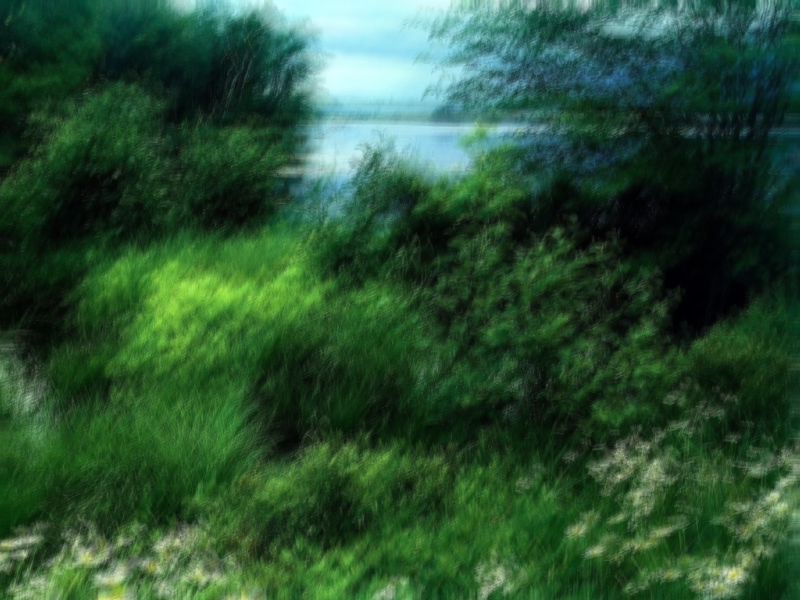
%> input picture hai_deblur_test3/image/grass_blur_using_Levin01_04_27.png, 800 x 600 px
$ octave demo.m   (GNU Octave 9; MATLAB toolbox functions it lacks are replaced by stand-ins)
%> lines starting %> are read from the running program, lines starting %| are printed output that depends on the picture
### hai_deblur_test3/patchSelection.m
function [pxmin,pxmax,pymin,pymax] = patchSelection(img, ksize,times)
%> called with img = 'image/grass_blur_using_Levin01_04_27.png', ksize = 25, times = 16

I = imread(img);
%> I is the input picture: size 600x800x3 uint8; mean R, G, B 42.8, 80.7, 51.7
Igray = rgb2gray(I);
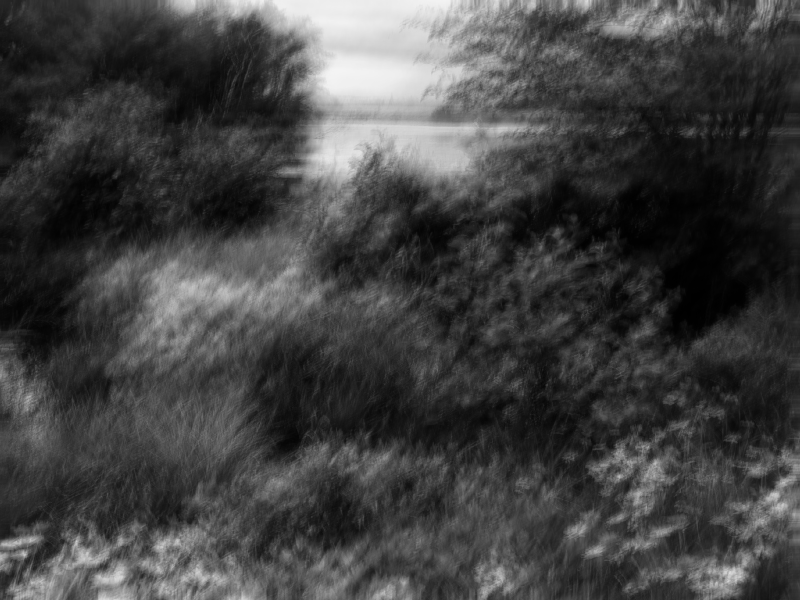
%> Igray: size 600x800 uint8; min 0, max 244, mean 66.1
y = im2double(Igray);

% figure;imshow(I,'InitialMagnification','fit');

% ksize = 25;
psize = ksize * times;

% calculate the gradients
% derivative filters
dx = [-1 1; 0 0];
dy = [-1 0; 1 0];

gradient{1} = conv2(y, dx, 'valid');
gradient{2} = conv2(y, dy, 'valid');

fp = 0;
fpmax = fp;
pxmin=0;
pxmax=0;
pymin=0;
pymax=0;

% calculate all confidences based on defined step
% pixAxis = offset + scale*(confAxis-1)
stepConf = floor(ksize);
[confs,offset,scale]=calconfidence(gradient,ksize,stepConf);
%> in calconfidence, `[rows,cols] = size(gradient{1});`: rows = 599; cols = 799
%> in calconfidence, `cfrows = ceil((rows-2*width)/step);`: cfrows = 22
%> in calconfidence, `cfcols = ceil((cols-2*width)/step);`: cfcols = 30
%> in calconfidence, `confidence = zeros(cfrows,cfcols);`: confidence: size 22x30 double; every value is 0
%> the loop in calconfidence, `for row = width:step:(rows-width)` made 22 passes
%> row on passes 1 to 12: 25, 50, 75, 100, 125, 150, 175, 200, 225, 250, 275, 300
%> offset = 25; scale = 25

[rows,cols] = size(gradient{1});
%> rows = 599; cols = 799

stepPatch = floor(psize/3);
row=0;
col=0;

% tic
% go through all patches in a image
for row=psize:stepPatch:rows
    for col=psize:stepPatch:cols

        % pixAxis = offset + scale*(confAxis-1)
        xmin=row-psize+1;
        if xmin == 1
            cfxmin = 1;
        else
            cfxmin = floor((xmin - offset)/scale) + 1;
        end
        xmax=row;
        cfxmax = floor((xmax - offset)/scale);

        ymin=col-psize+1;
        if ymin == 1
            cfymin = 1;
        else
            cfymin = floor((ymin - offset)/scale) + 1;
        end
        ymax=col;
        cfymax = floor((ymax - offset)/scale);

        subConfidence = confs(cfxmin:cfxmax,cfymin:cfymax);

        fp = mean(subConfidence(:));

        if fp > fpmax
            fpmax = fp;

            % save the patch axis at max fp
            pxmin = xmin;
            pxmax = xmax;
            pymin = ymin;
            pymax = ymax;

            cfpxmin = cfxmin;
            cfpxmax = cfxmax;
            cfpymin = cfymin;
            cfpymax = cfymax;

        end

    end
end
%> this loop made 2 passes
%> row on passes 1 to 2: 400, 533
%> after the loop, cfpxmax = 15; cfpxmin = 1; cfpymax = 20; cfpymin = 5; cfxmin = 5; cfymin = 16; fpmax = 0.214; pxmax = 400; pxmin = 1; pymax = 533; pymin = 134

assert(pxmin~=0 && pxmax~=0 && pymin~=0 && pymax~=0,...
       'pxmin,pxmax,pymin and pymax should be nonzero');

yp=y(pxmin:pxmax,pymin:pymax);
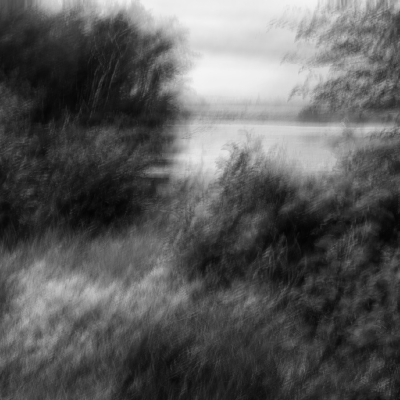
%> yp: size 400x400 double; min 0.0157, max 0.957, mean 0.358
figure;imshow(yp,'InitialMagnification','fit');

### hai_deblur_test3/calconfidence.m
function [confidence,offset,scale] = calconfidence(gradient, ksize, step)

    [rows,cols] = size(gradient{1});

    range = floor(ksize/2);

    width = ksize;

    % pixAxis = offset + scale*(confAxis-1)
    offset = width;
    scale = step;
    % step of moving windows
%     step = floor(ksize/3);

    % save all confidence values
    % confidence row
    cfrow = 1;
    cfrows = ceil((rows-2*width)/step);
    cfcols = ceil((cols-2*width)/step);

    confidence = zeros(cfrows,cfcols);

    for row = width:step:(rows-width)
       cfcol = 1;
       for col = width:step:(cols-width)

           xmin = row-range;
           xmax = row+range;
           ymin = col-range;
           ymax = col+range;

           gradx = gradient{1}(xmin:xmax,ymin:ymax);
           grady = gradient{2}(xmin:xmax,ymin:ymax);

           sumx = sum(gradx(:));
           sumy = sum(grady(:));

           innerSqrt = sqrt(gradx.^2+grady.^2);
           innerSum = sum(innerSqrt(:));

           confidence(cfrow,cfcol)= sqrt(sumx^2+sumy^2)/(innerSum + 0.5);
           cfcol = cfcol + 1;
       end
       cfrow = cfrow + 1;
    end

end

### hai_deblur_test3/gradient_confidence_full.m
function r = gradient_confidence_full(B,d)
%% Compate rmap
% Reference:
% Li Xu, Jiaya Jia,
% Two-Phase Kernel Estimation for Robust Motion Deblurring,  ECCV 2010.

if (size(B,3) ==3)
    B0 = rgb2gray(B);
else
    B0 = B;
end
border = (d-1)/2;
B0 = double(B0);
y_padded = padarray(B0, [border border], 'symmetric', 'both');
B_X = conv2(y_padded,  [-1,1;0,0], 'same'); % vertical edges
B_Y = conv2(y_padded, [-1,0;1,0], 'same'); % horizontal edges
B_mag = sqrt(B_X.^2 + B_Y.^2); % gradient magnitude
B_X_block_sum = boxfilter(B_X, border);
B_Y_block_sum = boxfilter(B_Y, border);
B_mag_sum = boxfilter(B_mag, border);
r = sqrt(B_X_block_sum.^2 + B_Y_block_sum.^2)./(B_mag_sum + 0.5);
%r  = r (border+1:end-border, border+1:end-border);
r  = r (1:end-2*border, 1:end-2*border);
end
%% subfunction
function imDst = boxfilter(imSrc, r)

%   BOXFILTER   O(1) time box filtering using cumulative sum

[hei, wid] = size(imSrc);
imDst = zeros(size(imSrc));

%cumulative sum over Y axis
imCum = cumsum(imSrc, 1);
%difference over Y axis
imDst(1:r+1, :) = imCum(1+r:2*r+1, :);
imDst(r+2:hei-r, :) = imCum(2*r+2:hei, :) - imCum(1:hei-2*r-1, :);
imDst(hei-r+1:hei, :) = repmat(imCum(hei, :), [r, 1]) - imCum(hei-2*r:hei-r-1, :);

%cumulative sum over X axis
imCum = cumsum(imDst, 2);
%difference over Y axis
imDst(:, 1:r+1) = imCum(:, 1+r:2*r+1);
imDst(:, r+2:wid-r) = imCum(:, 2*r+2:wid) - imCum(:, 1:wid-2*r-1);
imDst(:, wid-r+1:wid) = repmat(imCum(:, wid), [1, r]) - imCum(:, wid-2*r:wid-r-1);
end

### hai_deblur_test3/determin_thresh_edge.m
function [threshold_r, threshold_s] =determin_thresh_edge(B, opt, thresh_percent)
    %set threshold to 90% data can be used in the code

    r0 = gradient_confidence_full(B,opt.window_size);
    sorted_r0 = sort(r0(:));
    nonzero_sorted_r0 = sorted_r0(sorted_r0>0);
    index_r = floor(size(nonzero_sorted_r0,1)*(1-thresh_percent));
    threshold_r = nonzero_sorted_r0(index_r);

    I_x0 = conv2(B, [-1,1;0,0], 'valid'); %vertical edges
    I_y0 = conv2(B, [-1,0;1,0], 'valid'); % horizontal edges
    I_mag0 = sqrt(I_x0.^2+I_y0.^2);
    sorted_I_mag0 = sort(I_mag0(:));
    nonzero_sorted_I_mag0 = sorted_I_mag0(sorted_I_mag0>0);
    index_s = floor(size(nonzero_sorted_I_mag0,1)*(1-thresh_percent));
    threshold_s = nonzero_sorted_I_mag0(index_s);

end

### hai_deblur_test3/deconv_main.m
function [kernel, latent] = deconv_main(B, ori_B, opt)
%%
%%   Parameters:
%   B: Blurred image (grayscale).
%   ori_B: Original input image.
%   lambda_kernel: Weight for the kernel
%   lambda_kernel: Weight for the image
%   lambda_texture: Weight in equation (3)
%   window_size: The patch size defined in equation (4)
%   k1, k2: The kernel size
%   lambda_kernel_smooth: Weight for l0 norm in equation (10)
%   display: (1/0): display the intermediate results
%
%   The Code is created based on the method described in the following paper
%   [1] Jinshan Pan, Risheng Liu, Zhixun Su, and Xianfeng Gu,
%        Kernel estimation from salient structure for robust motion deblurring,
%        Signal Processing: Image Communication, 2013
%
%   The code and the algorithm are for non-comercial use only.
%   Author: Jinshan Pan (jspan@mail.dlut.edu.cn)
%   Date  : 03/27/2013
%   Copyright 2013, Dalian University of Technology.

ret = sqrt(0.5);

lambda_grad = 4e-4;
lamda_kernel = 5;
%%initialize the kernel
k1 = opt.kernel_sizeh;
k2 = opt.kernel_sizew;
kernel = zeros(k1,k2);
maxitr=max(floor(log(5/min(k1,k2))/log(ret)),0);
% maxitr=5;

% get proper threshold values
maxCnt = 200;
threshstep = 1.1;
thresholdR = 0.1;
thresholdS = thresholdR/15;

thresh_percent = 0.90;
[thresholdR,thresholdS]=determin_thresh_edge(B,opt,thresh_percent);

% B=imgaussfilt(B,0.5);

retv=ret.^[0:maxitr];

k1list=ceil(k1*retv);
k1list=k1list+(mod(k1list,2)==0);
k2list=ceil(k2*retv);
k2list=k2list+(mod(k2list,2)==0);

cret=retv(end);
fn = 'sensorData.txt';
k_init = get_k_init(fn);
kernel=resizeKer(kernel,cret,k1list(end),k2list(end));
% kernel=resizeKer(k_init,1/ret,k1list(end),k2list(end));

% parameters
dt=1; h=1;
iter=100;      % iterations

last = maxitr+1;
first = 1;
for itr=last:-1:first

      cret=retv(itr);
      Bp=downSmpImC(B,cret);
      if itr == last
          I = Bp;
      else
          I = imresize(I, size(Bp) , 'bicubic');%%%%%%%
      end

      r = gradient_confidence_full(Bp,opt.window_size);

      Bx = conv2(Bp, [-1,1;0,0], 'valid'); %vertical edges
      By = conv2(Bp, [-1,0;1,0], 'valid');

      if itr>=3
        i_max = 3;
      else
        i_max = 2;
      end

      %For each level
      i=1;
      while i<=i_max
          % evolution

          structure= I;

          %%%%%%%%%%%compute the gradient of I
          I_x0 = conv2(structure, [-1,1;0,0], 'valid'); %vertical edges
          I_y0 = conv2(structure, [-1,0;1,0], 'valid'); % horizontal edges
          I_mag = sqrt(I_x0.^2+I_y0.^2);

          [r1,c1]=size(I_x0);
          MaskR = heaviside_function(r(1:r1,1:c1), thresholdR);
          I_x = I_x0.*heaviside_function(MaskR.*I_mag,thresholdS);
          I_y = I_y0.*heaviside_function(MaskR.*I_mag,thresholdS);

          %exclude the edge
          I_x(1:2,:) =0;I_x(end-1:end,:) = 0;I_x(:,1:2) =0;I_x(:,end-1:end) = 0;
          I_y(1:2,:) =0;I_y(end-1:end,:) = 0;I_y(:,1:2) =0;I_y(:,end-1:end) = 0;

         %% To avoid I_x I_y zero error
          cnt = 1;
          while cnt<maxCnt && (any(I_x(:))==0 || any(I_y(:))==0)
              thresholdR = thresholdR/threshstep;
              thresholdS = thresholdS/threshstep;

              MaskR = heaviside_function(r(1:r1,1:c1), thresholdR);
              I_x = I_x0.*heaviside_function(MaskR.*I_mag,thresholdS);
              I_y = I_y0.*heaviside_function(MaskR.*I_mag,thresholdS);

              cnt = cnt + 1;
          end
          if cnt >= maxCnt
                break;
          end


          kernel=estimate_psf(Bx, By, I_x, I_y, lamda_kernel, size(kernel));
         %% center the kernel
          kernel = adjust_psf_center(kernel);
          kernel(kernel(:)<0) = 0;
          kernel = kernel./sum(kernel(:));


          I = L0Restoration(Bp, kernel, lambda_grad);
          I(I<0) = 0;
          I(I>1) = 1;


          fprintf('%d iterations of pyramid %d is done\n', i, itr);
          %% for test
          if opt.display==1
              figure(1);subplot(221); imshow(Bp,[]);title('Input')
              subplot(222);imshow(structure,[]);title('structure')
              subplot(223); imshow(I,[]); title('deblurring image');
              subplot(224); imshow(rot90(kernel,2),[]); title('kernel');
%               figure(2), imagesc(k0);
              pause(0.001);
          end

          lamda_kernel = lamda_kernel * 1.1;

          i=i+1;
      end

      if (itr>1)
          kernel=resizeKer(kernel,1/ret,k1list(itr-1),k2list(itr-1));
          kernel = adjust_psf_center(kernel);
          kernel(kernel<0) = 0;
          kernel = kernel./sum(kernel(:));
      end
end

kernel = kernel/sum(kernel(:));
latent = [];

% kernel = imgaussfilt(kernel,1.0);
%% final deblur
fprintf('image deblurring...\n');
opts.nb_lambda = 3000;
opts.nb_alpha = 1.0;
bhs = floor(size(kernel,1)/2);

kernel(kernel==0) = 1e-6;

for c= 1:size(ori_B,3)
    ypad = padarray(ori_B(:, :, c), [1 1] * bhs, 'replicate', 'both');
    for a = 1:1
        ypad = edgetaper(ypad, kernel);
    end
    tmp = fast_deconv_bregman(ypad, kernel, opts.nb_lambda, opts.nb_alpha);
    latent(:, :, c) = tmp(bhs + 1 : end - bhs, bhs + 1 : end - bhs);
%     latent(:,:,c) = deconvSps(ori_B(:,:,c),kernel,0.003,100);
    %% using the edge preserveing model
%      latent(:,:,c) = deconvSps_adaptive_L1(ori_B(:,:,c),kernel,0.003,200,structure);
end

### hai_deblur_test3/get_k_init.m
function k_init = get_k_init(sensor_file_name)

euler = load(sensor_file_name);
euler(:,1) = [];

% focal length
f = 4.26;

points = f*[euler(:,2) euler(:,3)];
points(:,1) = points(:,1) - points(1,1);
points(:,2) = points(:,2) - points(1,2);

points2 = round(points);
xq=points2(:,1);
vq=points2(:,2);

% move to the center
ksize = 25;
% ksize = length(xq);
offset = [round(mean(xq)-ksize/2),round(mean(vq)-ksize/2)];
xq = xq - offset(1);
vq = vq - offset(2);

k = zeros(ksize);

for i=1:length(xq)
    k(vq(i),xq(i)) = 1;
end
k = k./sum(k(:));

k_init = rot90(k,-1);

% figure,imagesc(k)
% figure,imagesc(rot90(k,2))

end

### hai_deblur_test1/resizeKer.m
function k=resizeKer(k,ret,k1,k2)
%%
% levin's code
k=imresize(k,ret);
k=max(k,0);
k=fixsize(k,k1,k2);
if max(k(:))>0
    k=k/sum(k(:));
end
end
%%
function nf=fixsize(f,nk1,nk2)
[k1,k2]=size(f);

while((k1~=nk1)|(k2~=nk2))

    if (k1>nk1)
        s=sum(f,2);
        if (s(1)<s(end))
            f=f(2:end,:);
        else
            f=f(1:end-1,:);
        end
    end

    if (k1<nk1)
        s=sum(f,2);
        if (s(1)<s(end))
            tf=zeros(k1+1,size(f,2));
            tf(1:k1,:)=f;
            f=tf;
        else
            tf=zeros(k1+1,size(f,2));
            tf(2:k1+1,:)=f;
            f=tf;
        end
    end

    if (k2>nk2)
        s=sum(f,1);
        if (s(1)<s(end))
            f=f(:,2:end);
        else
            f=f(:,1:end-1);
        end
    end

    if (k2<nk2)
        s=sum(f,1);
        if (s(1)<s(end))
            tf=zeros(size(f,1),k2+1);
            tf(:,1:k2)=f;
            f=tf;
        else
            tf=zeros(size(f,1),k2+1);
            tf(:,2:k2+1)=f;
            f=tf;
        end
    end


    [k1,k2]=size(f);

end

nf=f;
end

### 14_icme_motion_blur_kernel_pan/downSmpImC.m
function sI=downSmpImC(I,ret);
% refer to Levin's code
if (ret==1)
    sI=I;
    return
end


sig=1/pi*ret;

g0=[-50:50]*2*pi;
sf=exp(-0.5*g0.^2*sig^2);
sf=sf/sum(sf);
csf=cumsum(sf);
csf=min(csf,csf(end:-1:1));
ii=find(csf>0.05);

sf=sf(ii);
sum(sf);

I=conv2(sf,sf',I,'valid');

[gx,gy]=meshgrid([1:1/ret:size(I,2)],[1:1/ret:size(I,1)]);

sI=interp2(I,gx,gy,'bilinear');

### hai_deblur_test3/demo.m
clc;
clear;
close all;
addpath(genpath('image'));
%parameter setting
opt.lambda_kernel = 0.01;% 0.01
opt.lambda_smooth = 0.005;%
opt.lambda_texture = 1;
opt.window_size = 45;
opt.lambda_kernel_smooth = 1e-5; %(Adjustable, typically 1e-5, 1e-4, 1e-3)
% if the kernel contains obvious noise, large value may help (e.g., for test1_blur.png (1e-3))
opt.display = 1;
%%%%%%%%%%%%%%%%%%%%%%%%%%%%%%%%%%%%%%%%%%%%%%%%%%%%%%
% [7 lines of commented-out code are left out]
filename = 'image/grass_blur_using_Levin01_04_27.png';
% [4 lines of commented-out code are left out]

opt.kernel_sizeh = 35; opt.kernel_sizew = 35;

% kernel_sizeh = 35; kernel_sizew = 35;

opt.lambda_kernel_smooth = 1e-5;
% [37 lines of commented-out code are left out]

opt.kernel_size = 25;
times = 16;
% patch_size = ksize * times;
[pxmin,pxmax,pymin,pymax] = patchSelection(filename,opt.kernel_size,times);
%> pxmin = 1; pxmax = 400; pymin = 134; pymax = 533

y = imread(filename);
if size(y,3)==3
    y_gray = rgb2gray(y);
    y_gray = double(y_gray)/255;
else
    y_gray = double(y)/255;
end
y_gray_P = y_gray(pxmin:pxmax,pymin:pymax);

% y_gray_P = imresize(y_gray,0.5);
ori_B =  im2double(y);

tic
[kernel, inter_latent] = deconv_main(y_gray_P, ori_B, opt);
%> in boxfilter, `imDst(hei-r+1:hei, :) = repmat(imCum(hei, :), [r, 1]) - imCum(hei-2*r:..`: imDst: size 444x444 double; min -1.84, max 24.36, mean 0; mean of the top-left, top-right, bottom-left and bottom-right quarters -0.1, 0.2, 0, 0
%> in boxfilter, `imDst(:, 1:r+1) = imCum(:, 1+r:2*r+1);`: imDst: size 444x444 double; min -3.96, max 24.36, mean 0.1
%> in boxfilter, `imDst(:, wid-r+1:wid) = repmat(imCum(:, wid), [1, r]) - imCum(:, wid-2..`: imDst: size 444x444 double; min -30.36, max 24.41, mean 0.5
%> in boxfilter (call 2), `imDst(hei-r+1:hei, :) = repmat(imCum(hei, :), [r, 1]) - imCum(hei-2*r:..`: imDst: size 444x444 double; min -0.659, max 0.776, mean 0.0551
%> in boxfilter (call 2), `imDst(:, 1:r+1) = imCum(:, 1+r:2*r+1);`: imDst: size 444x444 double; min -14.5, max 14.06, mean 0.0734
%> in boxfilter (call 2), `imDst(:, wid-r+1:wid) = repmat(imCum(:, wid), [1, r]) - imCum(:, wid-2..`: imDst: size 444x444 double; min -21.5, max 31.39, mean 2.5
%> call 3 of boxfilter, with r = 22
%> in boxfilter (call 3), `imDst(hei-r+1:hei, :) = repmat(imCum(hei, :), [r, 1]) - imCum(hei-2*r:..`: imDst: size 444x444 double; min 0.0235, max 24.36, mean 1.2
%> in boxfilter (call 3), `imDst(:, 1:r+1) = imCum(:, 1+r:2*r+1);`:
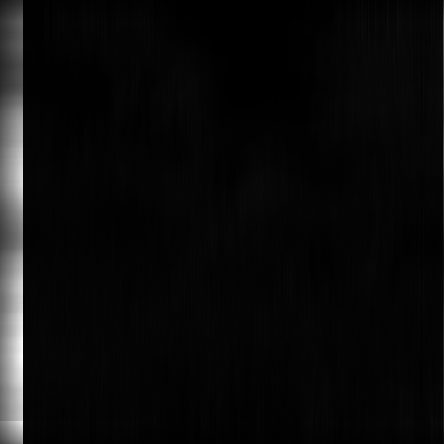
%> imDst: size 444x444 double; min 0.0235, max 71.34, mean 3; drawn with min black and max white
%> in boxfilter (call 3), `imDst(:, wid-r+1:wid) = repmat(imCum(:, wid), [1, r]) - imCum(:, wid-2..`:
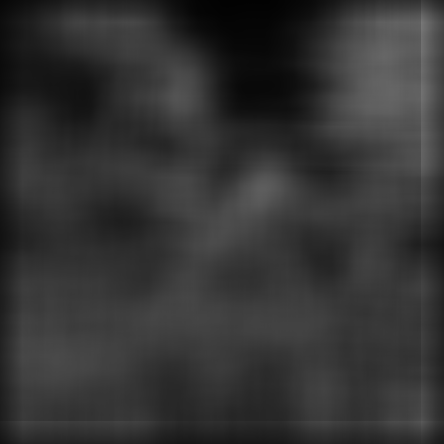
%> imDst: size 444x444 double; min 2.43, max 119.5, mean 52
%> in determin_thresh_edge, `r0 = gradient_confidence_full(B,opt.window_size);`:
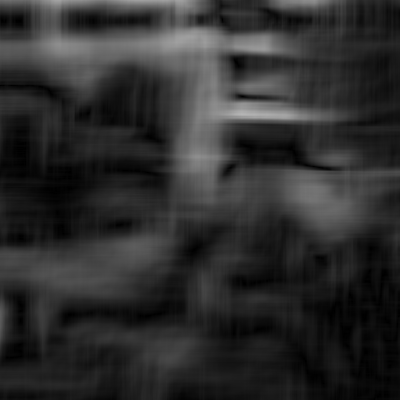
%> r0: size 400x400 double; min 5.38e-18, max 0.71, mean 0.18
%> in determin_thresh_edge, `threshold_r = nonzero_sorted_r0(index_r);`: threshold_r = 0.0497
%> in determin_thresh_edge, `I_mag0 = sqrt(I_x0.^2+I_y0.^2);`:
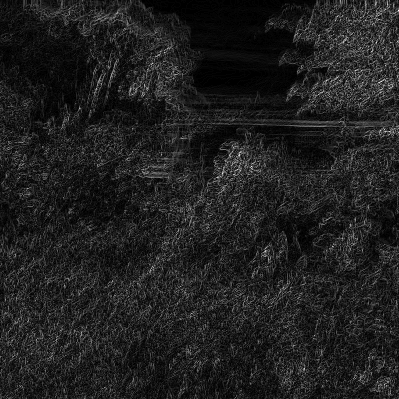
%> I_mag0: size 399x399 double; min 0, max 0.211, mean 0.0266; drawn with min black and max white
%> in determin_thresh_edge, `threshold_s = nonzero_sorted_I_mag0(index_s);`: threshold_s = 0.00784
%> in deconv_main, `[thresholdR,thresholdS]=determin_thresh_edge(B,opt,thresh_percent);`: thresholdR = 0.0497; thresholdS = 0.00784
%> the loop in deconv_main, `for itr=last:-1:first` made 1 pass
%> pass 1, in gradient_confidence_full (call 2), `B_X = conv2(y_padded,  [-1,1;0,0], 'same');`:
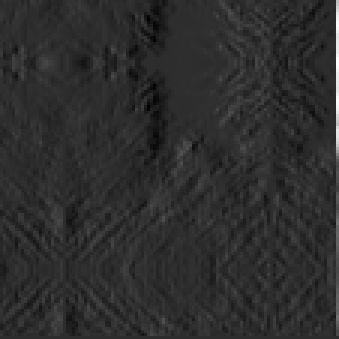
%> B_X: size 113x113 double (shown 3 times larger); min -0.181, max 0.836, mean 0.00209; drawn with min black and max white
%> the run ends on the next line
